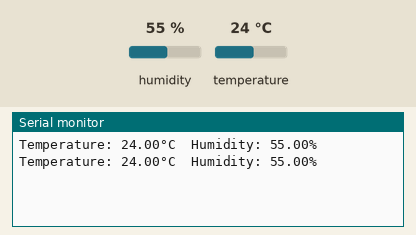
Simulated run of this sketch. Board: Arduino Uno, built with avr-gcc and run on an emulated ATmega328P. Parts: the last lines printed to the serial monitor. The test bench sets the inputs (shaded band); at power-on: humidity 55 %, temperature 24 °C.

Above: at 4.8 s.
4.9 s: humidity set to 22 %
At 6.5 s:
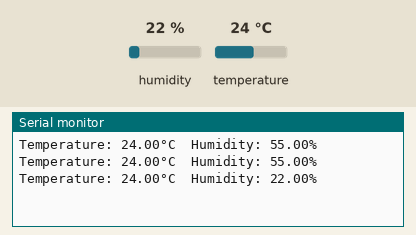
7.9 s: temperature set to 12 °C
At 8.9 s:
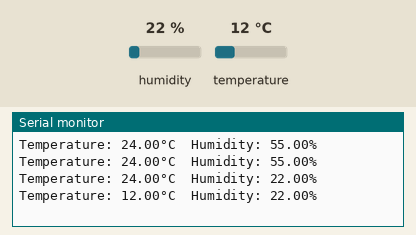
10.9 s: humidity set to 40 %
At 12.5 s:
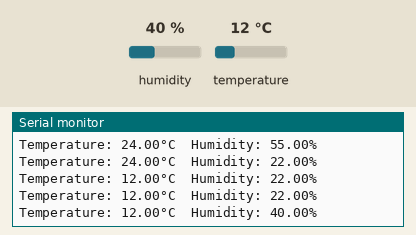
Timing chart, 0 to 14.0 s (numbered marks = the images above; inputs shaded):
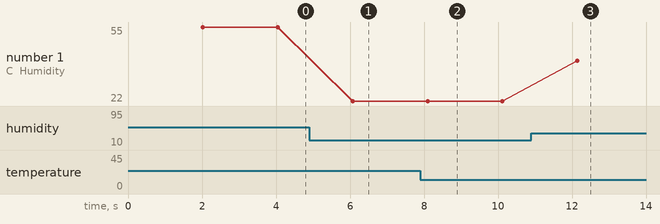

Measured:
- after the input at 4.9 s, the serial monitor: prints a new line after 1.2 s (image 1)
- after the input at 7.9 s, the serial monitor: prints a new line after 0.20 s (image 2)
- after the input at 10.9 s, the serial monitor: prints a new line after 1.2 s (image 3)
- plotted number 1: 55 → 22 after the input at 4.9 s, 22 → 40 after the input at 10.9 s

The sketch:

sketch_jun17a_copy_20230618031012.ino
```cpp
#include <DHT.h>

#define DHTPIN 2
#define DHTTYPE DHT11

DHT dht(DHTPIN, DHTTYPE);

void setup() {
  Serial.begin(9600);
  dht.begin();
}

void loop() {
  delay(2000);
  float temperature = dht.readTemperature();
  float humidity = dht.readHumidity();
  Serial.print("Temperature: ");
  Serial.print(temperature);
  Serial.print("°C\t");
  Serial.print("Humidity: ");
  Serial.print(humidity);
  Serial.println("%");
}
```
